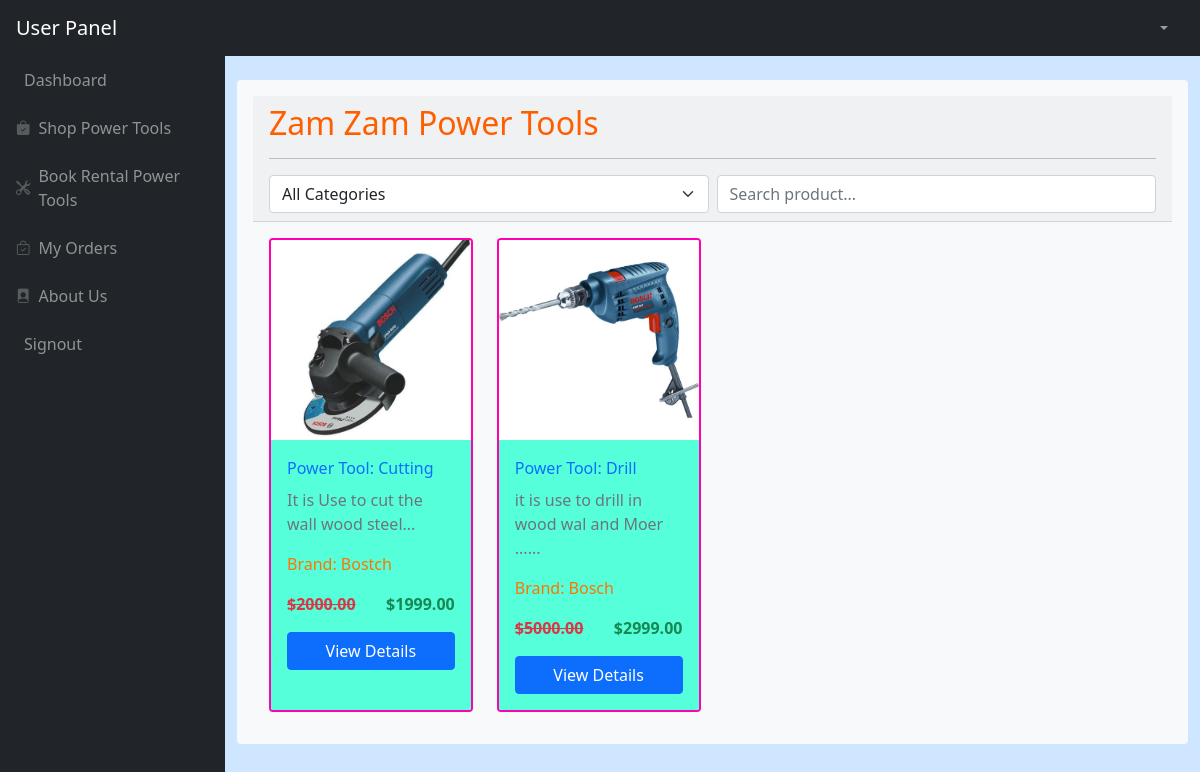
The page /products.php (signed in) on the database its author committed.
### tables this page shows
CREATE TABLE `products` (
  `id` int(11) NOT NULL,
  `category` int(11) NOT NULL,
  `productName` varchar(255) NOT NULL,
  `productCompany` varchar(255) NOT NULL,
  `productPriceBeforeDiscount` decimal(10,2) NOT NULL,
  `productPrice` decimal(10,2) NOT NULL,
  `productDescription` text NOT NULL,
  `productImage1` varchar(255) DEFAULT NULL,
  `productImage2` varchar(255) DEFAULT NULL,
  `productImage3` varchar(255) DEFAULT NULL,
  `shippingCharge` decimal(10,2) NOT NULL,
  `productAvailability` enum('In Stock','Out of Stock') NOT NULL,
  `postingDate` timestamp NOT NULL DEFAULT current_timestamp(),
  `updationDate` timestamp NOT NULL DEFAULT current_timestamp() ON UPDATE current_timestamp(),
  `paymentMethod` enum('Online','COD','Both') NOT NULL DEFAULT 'Both'
);

### products.php (the view, shortened to what this page needs)
<?php
include_once('includes/config.php');
$where = " WHERE 1=1";
$productQuery = mysqli_query($con, "SELECT * FROM products" . $where);
?>
<!DOCTYPE html>
<html lang="en">
<head>
    <link href="https://cdn.jsdelivr.net/npm/bootstrap@5.0.2/dist/css/bootstrap.min.css" rel="stylesheet">
    <link rel="stylesheet" href="https://cdn.jsdelivr.net/npm/bootstrap-icons/font/bootstrap-icons.css">
    <link href="css/styles.css" rel="stylesheet" />
</head>
<body class="sb-nav-fixed">
    <?php include_once('includes/navbar.php'); ?>
    <div id="layoutSidenav">
        <?php include_once('includes/sidebar.php'); ?>
        <div id="layoutSidenav_content">
            <main>
                <div class="container mt-4">
                    <div class="card p-3 bg-light">
                        <div class="card-header text-start">
                            <h2 style="color: rgb(255, 94, 0);">Zam Zam Power Tools</h2>
                            <hr>
                            <form method="GET" class="row g-2" onsubmit="clearSearch()">
                                <div class="col-md-6">
                                    <select name="category" class="form-control form-select" onchange="this.form.submit()">
                                        <option value="">All Categories</option>
                                    </select>
                                </div>
                                <div class="col-md-6">
                                    <input type="text" id="searchBox" name="search" class="form-control" placeholder="Search product..." value="<?php echo isset($_GET['search']) ? $_GET['search'] : ''; ?>" />
                                </div>
                            </form>
                        </div>
                        <div class="card-body">
                            <div class="row g-4">
                                <?php if (mysqli_num_rows($productQuery) > 0) {
                                    while ($product = mysqli_fetch_assoc($productQuery)) { ?>
                                        <div class="col-12 col-sm-6 col-md-4 col-lg-3">
                                            <div class="card h-100" id="card-product">
                                                <div id="carousel<?php echo $product['id']; ?>" class="carousel slide" data-bs-ride="carousel">
                                                    <div class="carousel-inner">
                                                        <div class="carousel-item active">
                                                            <img src="<?php echo $product['productImage1']; ?>" class="d-block w-100" alt="Product Image 1">
                                                        </div>
                                                    </div>
                                                </div>
                                                <div class="card-body" style="background-color:rgb(85, 255, 218)">
                                                    <p class="card-title text-primary">Power Tool: <?php echo $product['productName']; ?></p>
                                                    <p class="card-text text-muted"><?php echo substr($product['productDescription'], 0, 80) . '...'; ?></p>
                                                    <p style="color:rgb(255, 115, 0);">Brand: <?php echo $product['productCompany']; ?></p>
                                                    <div class="d-flex justify-content-between">
                                                        <del class="text-danger fw-bold">$<?php echo $product['productPriceBeforeDiscount']; ?></del>
                                                        <p class="text-success fw-bold">$<?php echo $product['productPrice']; ?></p>
                                                    </div>
                                                    <a href="product_details.php?id=<?php echo $product['id']; ?>" class="btn btn-primary w-100">View Details</a>
                                                </div>
                                            </div>
                                        </div>
                                    <?php }
                                } else { ?>
                                    <div class="col-12 text-center">
                                        <p class="text-muted">No products found.</p>
                                    </div>
                                <?php } ?>
                            </div>
                        </div>
                    </div>
                </div>
            </main>
        </div>
    </div>
</body>
</html>

### includes/navbar.php (shortened to what this page needs)
<nav class="sb-topnav navbar navbar-expand navbar-dark bg-dark">
    <a class="navbar-brand ps-3" href="welcome.php">User Panel</a>
    <form class="d-none d-md-inline-block form-inline ms-auto me-0 me-md-3 my-2 my-md-0">
        <div class="input-group">
        </div>
    </form>
    <ul class="navbar-nav ms-auto ms-md-0 me-3 me-lg-4">
        <li class="nav-item dropdown">
            <a class="nav-link dropdown-toggle" id="navbarDropdown" href="#" role="button" data-bs-toggle="dropdown" aria-expanded="false"><i class="fas fa-user fa-fw"></i></a>
        </li>
    </ul>
</nav>

### includes/sidebar.php (shortened to what this page needs)
<div id="layoutSidenav_nav">
              <nav class="sb-sidenav accordion sb-sidenav-dark" id="sidenavAccordion">
                  <div class="sb-sidenav-menu">
                      <div class="nav">
                          <a class="nav-link" href="welcome.php">
                              Dashboard
                          </a>
                          <a class="nav-link" href="products.php">
                              <div class="sb-nav-link-icon "><i class="bi bi-bag-check-fill"></i></div>
                             Shop Power Tools
                          </a>
                          <a class="nav-link" href="Rental_user.php.php">
                              <div class="sb-nav-link-icon"><i class="bi bi-tools"></i></div>
                              Book Rental Power Tools
                          </a>
                          <a class="nav-link" href="users_orders_view.php">
                              <div class="sb-nav-link-icon"><i class="bi bi-bag-check"></i></div>
                              My Orders
                          </a>
                          <a class="nav-link" href="about.php">
                              <div class="sb-nav-link-icon"><i class="bi bi-file-person-fill"></i>    </div>
                              About Us
                          </a>
                          <a class="nav-link" href="logout.php">
                              Signout
                          </a>
                      </div>
                  </div>
              </nav>
          </div>

### products.php (style rules this page uses)
body { background-color: rgb(206, 230, 255); }
.card { transition: transform 0.3s ease, box-shadow 0.3s ease; border: none; overflow: hidden; }
#card-product { border: rgb(255, 0, 179) 2px solid; }

### rows shown on the page
products: productImage1 (picture), productName "Cutting", productDescription "It is Use to cut the wall wood steel", productCompany "Bostch", productPriceBeforeDiscount "2000.00", productPrice "1999.00"
products: productImage1 (picture), productName "Drill", productDescription "it is use to drill in wood wal and Moer ...", productCompany "Bosch", productPriceBeforeDiscount "5000.00", productPrice "2999.00"
